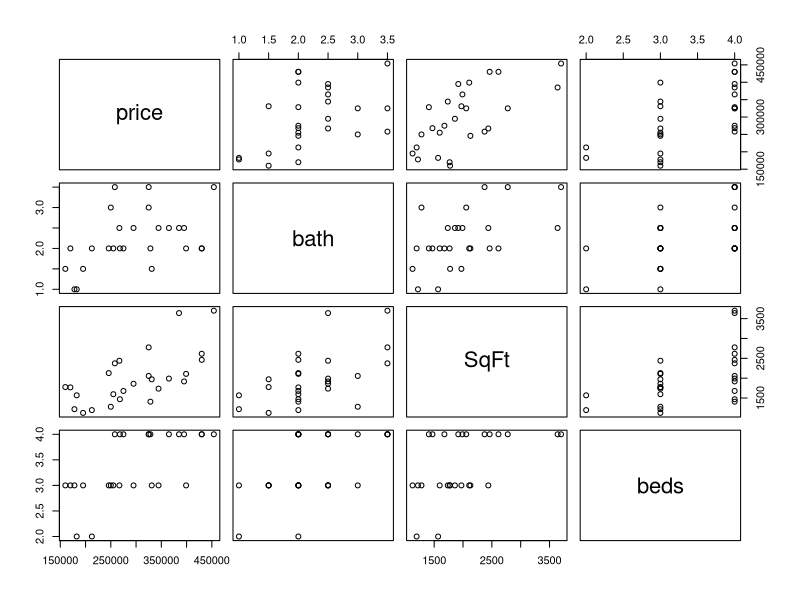
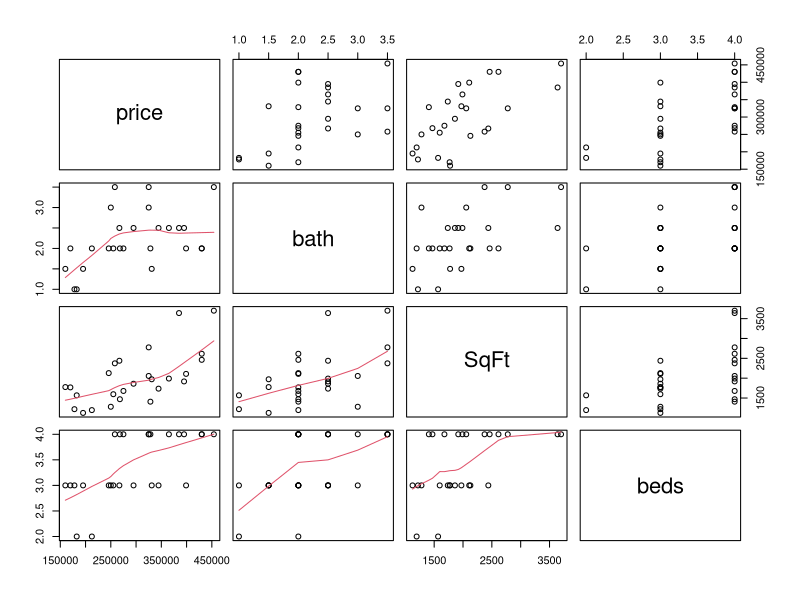

Source code (R) for these figures, in order: (Note: this script raises an error after producing the figures.)
# Clear the Environment ----
rm(list = ls()) 

library(ggplot2)
library(dplyr) 

# Clear the Environment ----
rm(list = ls())

spring <- read.csv("Ch 15 /SpringHouses - Data.csv") 

head(data) 

# Question 1 
#Renaming variables 
colnames(spring) <- c( "price", "bath", "SqFt", "beds")


plot(spring) 

pairs(spring,lower.panel = panel.smooth)

spring_model 

?mtcars
cor(mtcars)
round(cor(mtcars),2) 


??corrplot
library(corrplot)
corrplot(cor(mtcars))






